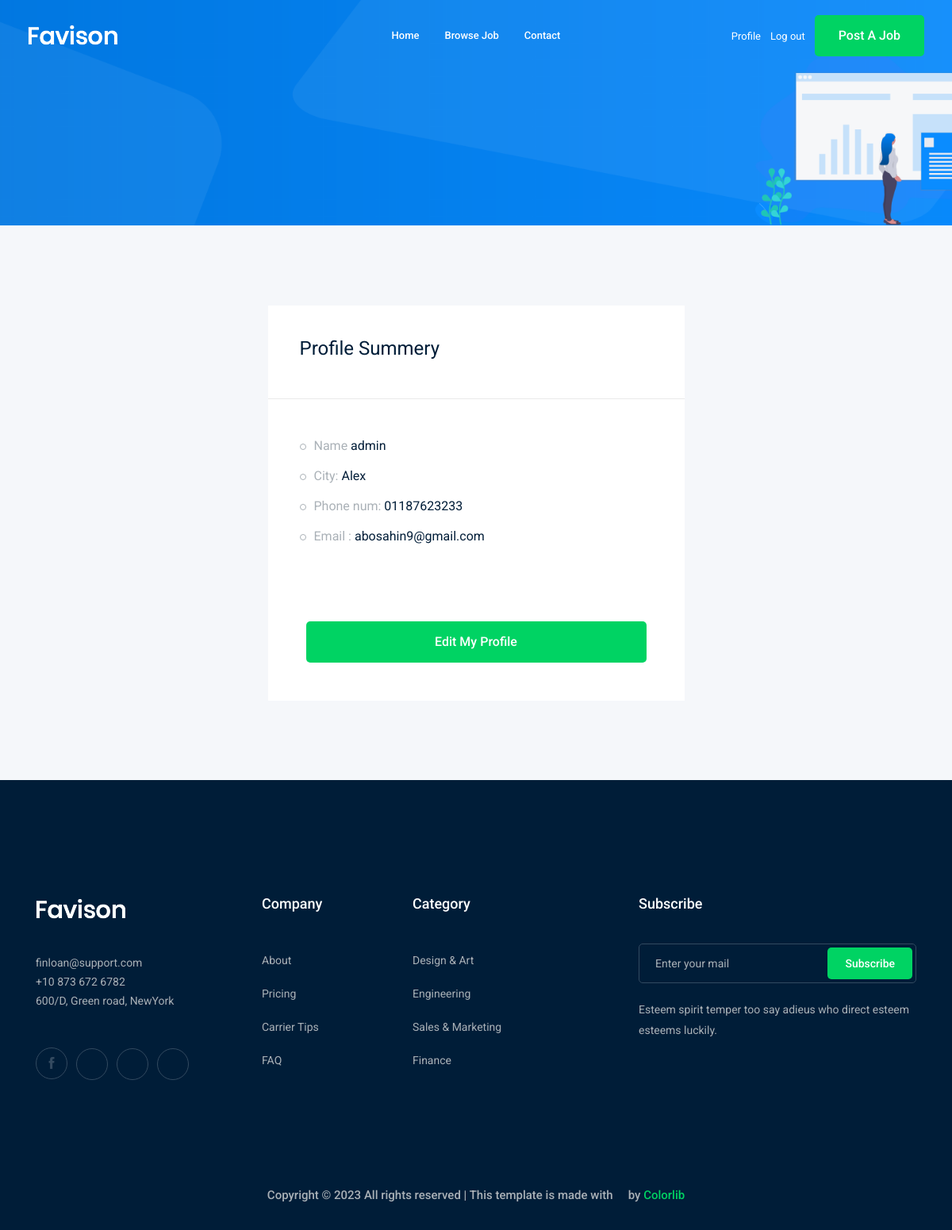
/accounts/profile/ (signed in), run on the app's committed database.
### accounts/models.py (models this page shows, shortened)
class Profile(models.Model):
    user = models.OneToOneField(User,on_delete=models.CASCADE)
    phone_num = models.CharField(max_length=15)
    city = models.ForeignKey('City',related_name='user_city',on_delete=models.CASCADE,null=True,blank=True)
    image = models.ImageField(upload_to='profile/')

class City(models.Model):
    name = models.CharField(max_length=20)
    def __str__(self):
        return str(self.name)

### accounts/views.py (the view)
# urls.py: path('profile/',views.profile, name='profile'),
def profile(request):
    profile = Profile.objects.get(user=request.user)
    context = {'profile':profile}
    return render(request, 'accounts/profile.html', context)

### accounts/templates/accounts/profile.html (shortened to what this page needs)
{%extends 'base.html' %}
{% block body%}
<div class="bradcam_area bradcam_bg_1">
    <div class="container">
        <div class="row">
            <div class="col-xl-12">
            </div>
        </div>
    </div>
</div>
<div class="job_details_area">
    <div class="container">
        <div class="col-lg-6 mx-auto">
            <div class="job_sumary">
                <div class="summery_header">
                    <h3>Profile Summery</h3>
                </div>
                <div class="job_content">
                    <ul>
                        <li>Name <span>{{profile.user}}</span></li>
                        <li>City: <span>{{profile.city}} </span></li>
                        <li>Phone num: <span>{{profile.phone_num}}</span></li>
                        <li>Email : <span>{{profile.user.email}}</span></li>
                    </ul>
                </div>
                <div class="p-5">
                    <a href="{% url 'accounts:edit_profile'%}" class="boxed-btn3 w-100">Edit My Profile</a>
                </div>
            </div>
        </div>
    </div>
</div>
{%endblock body %}

### data on the page
Profile: user "admin", city "Alex", phone_num "01187623233", user.email "abosahin9@gmail.com"
